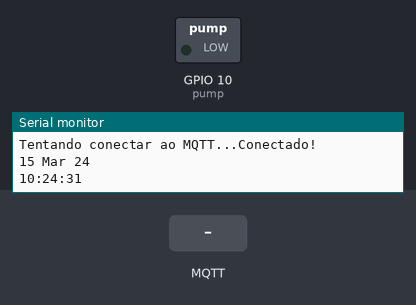
A sketch run on a simulated ESP32-S3. Shown: switched loads named in the sketch (green lamp = pin HIGH), the last lines printed to the serial monitor. The test bench sets the inputs (shaded band). WiFi joins after 1.5 s; servers stay silent unless stated; the local clock reads 2024-03-15 10:24:30 at power-on unless the sketch sets it; no MQTT or app messages arrive unless stated.

Above: at 2.7 s.
2.8 s: MQTT message "1" arrives on the first subscribed topic
At 3.9 s:
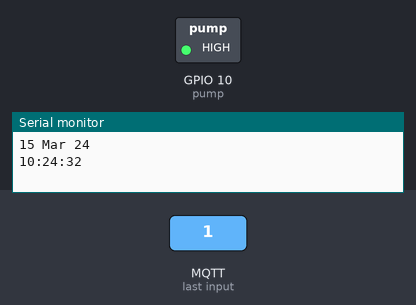
4.3 s: MQTT message "0" arrives on the first subscribed topic
At 4.9 s:
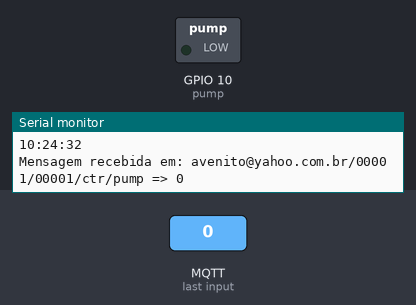
Timing chart, 0 to 7.3 s (numbered marks = the images above; inputs shaded):
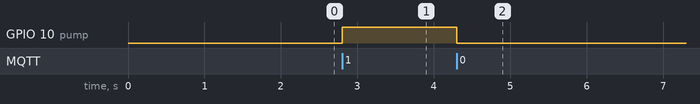

The sketch:

RegaPlanta.ino
```cpp
#include "WiFi.h"
#include "PubSubClient.h"
#include "DHT.h"

#define DHTPIN 0
#define DHTTYPE DHT11
#define timePulsePump 15000 // tempo em milesegundos
#define timeToRead 1 * 60 * 1000 //

DHT dht(DHTPIN, DHTTYPE);

const char* ssid = "VIRUS2X";
const char* password = "60120036273529369257";
const int pump = 10;
const char* ntpServer1 = "ntp1.informatik.uni-erlangen.de";
const char* ntpServer2 = "ptbtime1.ptb.de";
const char* ntpServer3 = "ptbtime2.ptb.de";


//const char* mqtt_server = "maqiatto.com"; // IP do seu broker MQTT (ex: Mosquitto)
//const char* mqtt_user = "avenito@yahoo.com.br";  // se não tiver auth, deixe em branco
//const char* mqtt_pass = "h1y2g3K5";
const char* mqtt_server = "avenito.ddns.net";  // IP do seu broker MQTT (ex: Mosquitto)
const char* mqtt_user = "user01";              // se não tiver auth, deixe em branco
const char* mqtt_pass = "123456";
const int mqtt_port = 1883;

struct tm timeinfo;
int numReconn = -1;
char timeBuff[20];
char pumpLastActBuff[20];
char reconnLastTimeBuff[20];
char reconnNum[4];
String payloadStr;

boolean pumpOutput = false, lastPumpOutup = false;
static unsigned long timePumpOutput = 0;
static unsigned long timeToReadTH = 0;

float last_h, last_t;

WiFiClient espClient;
PubSubClient client(espClient);

void printTimeStamp() {
  getLocalTime(&timeinfo);
  strftime(timeBuff, sizeof(timeBuff), "%d %b %y\n%H:%M:%S", &timeinfo);
  Serial.println(timeBuff);
}

void reconnect() {
  // Reconectar se desconectado
  while (!client.connected()) {
    Serial.print("Tentando conectar ao MQTT...");
    if (client.connect("User 01", mqtt_user, mqtt_pass)) {
      Serial.println("Conectado!");
      printTimeStamp();
      memcpy(reconnLastTimeBuff, timeBuff, sizeof(reconnLastTimeBuff));
      //client.publish("avenito@yahoo.com.br/00001/00001/st/conecTime", reconnLastTimeBuff);
      sprintf(reconnNum, "%d", ++numReconn);
      //client.publish("avenito@yahoo.com.br/00001/00001/st/reconnNum", reconnNum);
      client.subscribe("avenito@yahoo.com.br/00001/00001/ctr/pump");  // inscreve-se em um tópico//
    } else {
      Serial.print("Falhou, rc=");
      Serial.print(client.state());
      Serial.println(" Tentando novamente em 5 segundos");
      delay(5000);
    }
  }
}

void callback(char* topic, byte* payload, unsigned int length) {
  payloadStr = "";
  Serial.print("Mensagem recebida em: ");
  for (int i = 0; i < length; i++) {
    payloadStr += (char)payload[i];
  }
  Serial.print(topic);
  Serial.print(" => ");
  Serial.print(payloadStr);
  Serial.println();
  if (strcmp(topic, "avenito@yahoo.com.br/00001/00001/ctr/pump") == 0) {
    if (payload[0] == '1') {
      pumpOutput = true;
    } else {
      pumpOutput = false;
    }
  } else {
    Serial.println("Topico nao correspondente!");
  }
  String cmd = String(payload[0]);
}

void setup() {
  pinMode(pump, OUTPUT);
  WiFi.begin(ssid, password);
  Serial.begin(115200);
  Serial.print("Conectando-se ao WiFi");
  while (WiFi.status() != WL_CONNECTED) {
    delay(500);
    Serial.print(".");
  }
  Serial.println("\nWiFi conectado!");
  Serial.println(WiFi.localIP());
  client.setServer(mqtt_server, mqtt_port);
  client.setCallback(callback);
  configTime(2 * 3600, 1, ntpServer1, ntpServer2, ntpServer3);
  Serial.println("Sincronizando tempo...");
  while (!getLocalTime(&timeinfo)) {
    Serial.print(".");
    delay(500);
  }
  Serial.println("Tempo sincronizado!");
  Serial.println(&timeinfo, "%d %b %y %H:%M:%S");
  dht.begin();
}

void loop() {

  if (!client.connected()) {
    reconnect();
  }
  client.loop();

  // Control pump output
  if (pumpOutput) {
    if (lastPumpOutup) {
      if (millis() - timePumpOutput > timePulsePump) {
        pumpOutput = false;
        lastPumpOutup = false;
        client.publish("avenito@yahoo.com.br/00001/00001/ctr/pump", "0");
      }
    } else {
      lastPumpOutup = true;
      timePumpOutput = millis();
      printTimeStamp();
      memcpy(pumpLastActBuff, timeBuff, sizeof(pumpLastActBuff));
      client.publish("avenito@yahoo.com.br/00001/00001/st/lastAct", pumpLastActBuff);
    }
  } else {
    lastPumpOutup = false;
  }
  if (pumpOutput) {
    digitalWrite(pump, HIGH);
  } else {
    digitalWrite(pump, LOW);
  }
  // END Control pump output

  // Tempo de leitura de temperatura e umidade
  if (millis() - timeToReadTH > timeToRead) {
    float h = dht.readHumidity();
    float t = dht.readTemperature();
    char temp[5];
    char hum[5];
    sprintf(temp, "%.1f", t);
    sprintf(hum, "%.1f", h);
    if (abs(t - last_t) >= 0.1){
      client.publish("avenito@yahoo.com.br/00001/00001/st/tempAmb", temp);
      Serial.print("Temperature: ");
      Serial.print(temp);
      Serial.println("°C ");
    }
    if (abs(h - last_h) >= 1){
      client.publish("avenito@yahoo.com.br/00001/00001/st/humAmb", hum);
      Serial.print("Humidity: ");
      Serial.print(hum);
      Serial.println("%");
    }
    client.publish("avenito@yahoo.com.br/00001/00001/st/conecTime", reconnLastTimeBuff);
    client.publish("avenito@yahoo.com.br/00001/00001/st/reconnNum", reconnNum);
    client.publish("avenito@yahoo.com.br/00001/00001/st/lastAct", pumpLastActBuff);
    last_h = h;
    last_t = t;
    timeToReadTH = millis();
  }
}
```

Measured:
- after the input at 2.8 s, GPIO 10 (pump): LOW → HIGH at once
- after the input at 4.3 s, GPIO 10 (pump): HIGH → LOW at once
